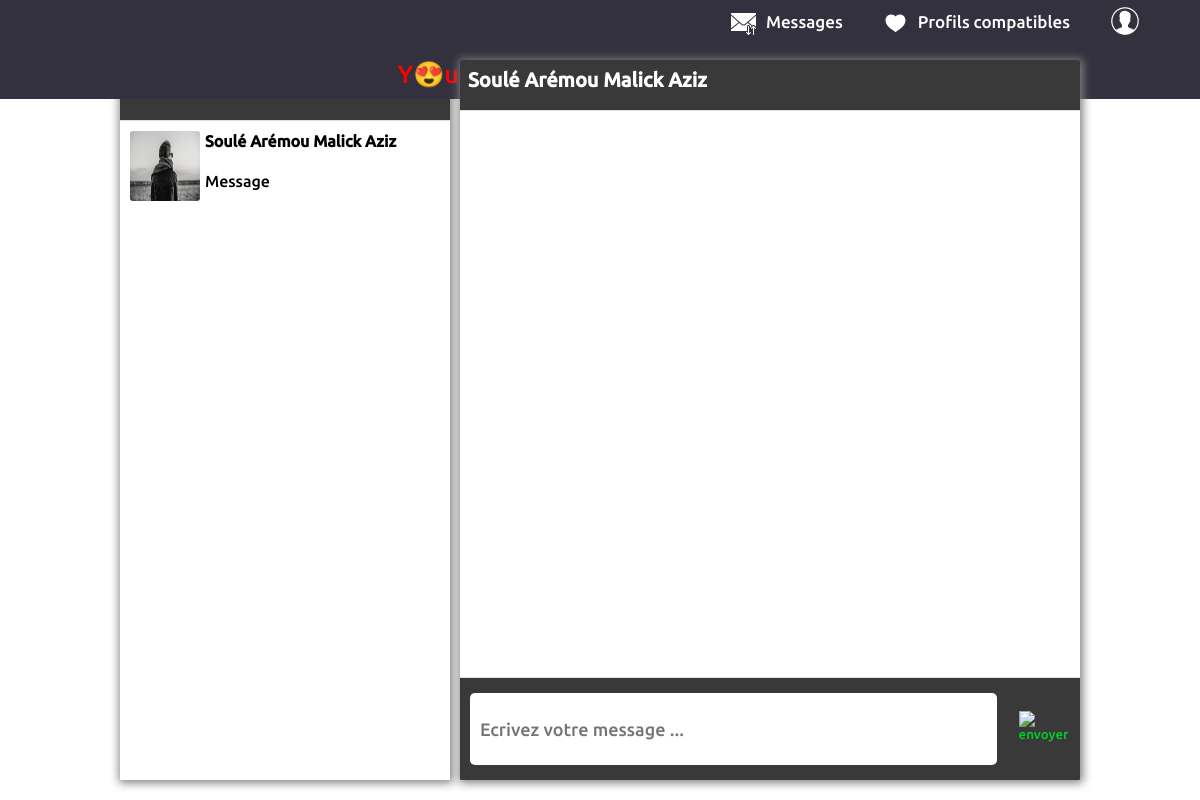
Screenshot of /user/dashboard/messages.php?id_discussion=1&id_receiver=6 (signed in) with the database file from the repository.
### tables this page shows
CREATE TABLE `discussion` (
  `id_discussion` int(11) NOT NULL,
  `id_individu1` int(11) NOT NULL,
  `id_individu2` int(11) NOT NULL
);

CREATE TABLE `individu` (
  `id` int(11) NOT NULL,
  `nom` varchar(225) NOT NULL,
  `prenoms` varchar(500) NOT NULL,
  `email` varchar(225) NOT NULL,
  `telephone` varchar(225) NOT NULL,
  `password` varchar(225) NOT NULL,
  `sexe` varchar(50) NOT NULL,
  `date_naissance` date NOT NULL,
  `profession` varchar(225) NOT NULL,
  `photo` varchar(225) DEFAULT NULL,
  `date_ins` datetime NOT NULL,
  `nationalite` int(11) NOT NULL,
  `religion` varchar(50) NOT NULL,
  `id_ville` int(11) NOT NULL,
  `id_pays` int(11) NOT NULL,
  `id_description` varchar(50) NOT NULL,
  `id_ci` varchar(50) DEFAULT NULL,
  `id_critere` varchar(50) NOT NULL
);

### user/dashboard/messages.php (the view, shortened to what this page needs)
<?php
  if (isset($_SESSION['user'])) {
    ?>
    <!DOCTYPE html>
    <html lang="en" >
    <head>
      <link rel="stylesheet" href="../../css/messages.css">
    </head>
    <body>
      <header>
        <?php include '../../stuffs/header.php'; ?>
      </header>
    <div class="main">
      <div class="discussions">
        <div class="header">Discussions</div>
        <div class="msg-list">
          <?php
            $bdd = Database::connect();
            $req = $bdd->prepare("SELECT * FROM discussion WHERE id_individu1=? OR id_individu2=?");
            $req->execute([$_SESSION['user']->id,$_SESSION['user']->id]);
            $id_r = null;
            while ($discussion = $req->fetch()) {
              if ($_SESSION['user']->id == $discussion['id_individu1']) {
                $id_r = $discussion['id_individu2'];
              } else {
                $id_r = $discussion['id_individu1'];
              }
              $req2 = $bdd->prepare("SELECT nom,prenoms FROM individu WHERE id=?");
              $req2->execute([$id_r]);
              $nomPrenom = $req2->fetch();
              echo "
              <a href='?id_discussion={$discussion['id_discussion']}&id_receiver={$id_r}'>
                <div class='container'>
                  <div class='photo'>
                    <img src='../../images/main3.png' alt='img'>
                  </div>
                  <div class='cont-info'>
                    <h4>{$nomPrenom['nom']} {$nomPrenom['prenoms']}</h4>
                    <span>Message</span>
                  </div>
                </div>
              </a>
              ";
            }
           ?>
        </div>
      </div>
      <?php
        if (isset($_GET['id_discussion']) && isset($_GET['id_receiver'])) {
          ?>
          <div class="msg-box">
            <div class="header">
              <?php
                $req2 = $bdd->prepare("SELECT nom,prenoms FROM individu WHERE id=?");
                $req2->execute([$_GET['id_receiver']]);
                $nomPrenom = $req2->fetch();
                echo "{$nomPrenom['nom']} {$nomPrenom['prenoms']}";
               ?>
            </div>
              <div class="messages">
              </div>
            <form class="msg-send" method="post">
              <input class="msg" name="message" type="text" id="msg" placeholder="Ecrivez votre message ..." />
              <button type="submit" id="send"><img src="../../images/send1.png" alt="envoyer"></button>
            </form>
          </div>
          <?php
        }
       ?>
    </div>
    </body>
    </html>
    <?php
  } else {
    header('location: ../../');
  }
 ?>

### css/messages.css (style rules this page uses)
header { position: fixed; overflow: hidden; top: 0; width: 100%; }
body { margin: 0px; }
.main { display: flex; padding:0; height: 90vh; margin-left: 10%; margin-right: 10%; margin-top: 60px; }
.discussions { border-radius: 1px; width: 500px; box-shadow: 1px 1px 10px 2px grey; box-sizing: border-box; padding: 10px; }
.container { display: flex; padding:0; }
.msg-list .container { margin-bottom:5px; }
.msg-list { overflow: scroll; overflow-x: hidden; padding-top: 10px; padding-bottom: 10px; height: 78vh; }
.photo { width:70px; height:70px; text-align:center; }
.photo img { max-width:70px; height:70px; border-radius: 3px; }
.cont-info { margin-left: 5px; margin-top:-20px; padding: 0; }
.cont-info h4 { font-weight: bold; }
.cont-info span { font-size: 16px; margin-top: -50px; }
.msg-list a { text-decoration: none; color: black; }
.msg-box { border-radius: 1px; background: #fff; width: 100%; margin-left: 10px; box-shadow: 1px 1px 10px 2px grey; box-sizing: border-box; position: relative; overflow: hidden; }
.header { background: #393939; padding:18px; margin: -10px -10px 0px -10px; text-align: left; border-bottom: 1px solid #ddd; color: #fff; font-size: 20px; font-weight: bold; }
.msg-send { display: flex; position: absolute; bottom: 0px; width: 100%; padding: 15px 10px 15px 10px; background: #393939; height: 10%; left: 0px; border-top: 1px solid #ddd; }
.msg-send input { outline: none; padding: 10px; box-sizing: border-box; font-size: 18px; width: 85%; height: 100%; border:none; border-radius: 5px; color: #393939; font-weight: 100; background: #fff; }
.msg-send button { width: 40px; height: 30px; padding: 0; border: none; color: #00D025; background: none; position: relative; top: -3px; outline: none; cursor: pointer; }
#send { height: 50px; width: 50px; margin: auto; }
.messages { transform: rotate(180deg); height: 69vh; width: 100%; background-color: #fff; margin: auto; padding: 10px; box-sizing: border-box; overflow: scroll; overflow-x: hidden; direction: rtl; }

### rows the page displays
discussion: id_individu2.nom "Soulé", id_individu2.prenoms "Arémou Malick Aziz"
individu: nom "Soulé", prenoms "Arémou Malick Aziz"
